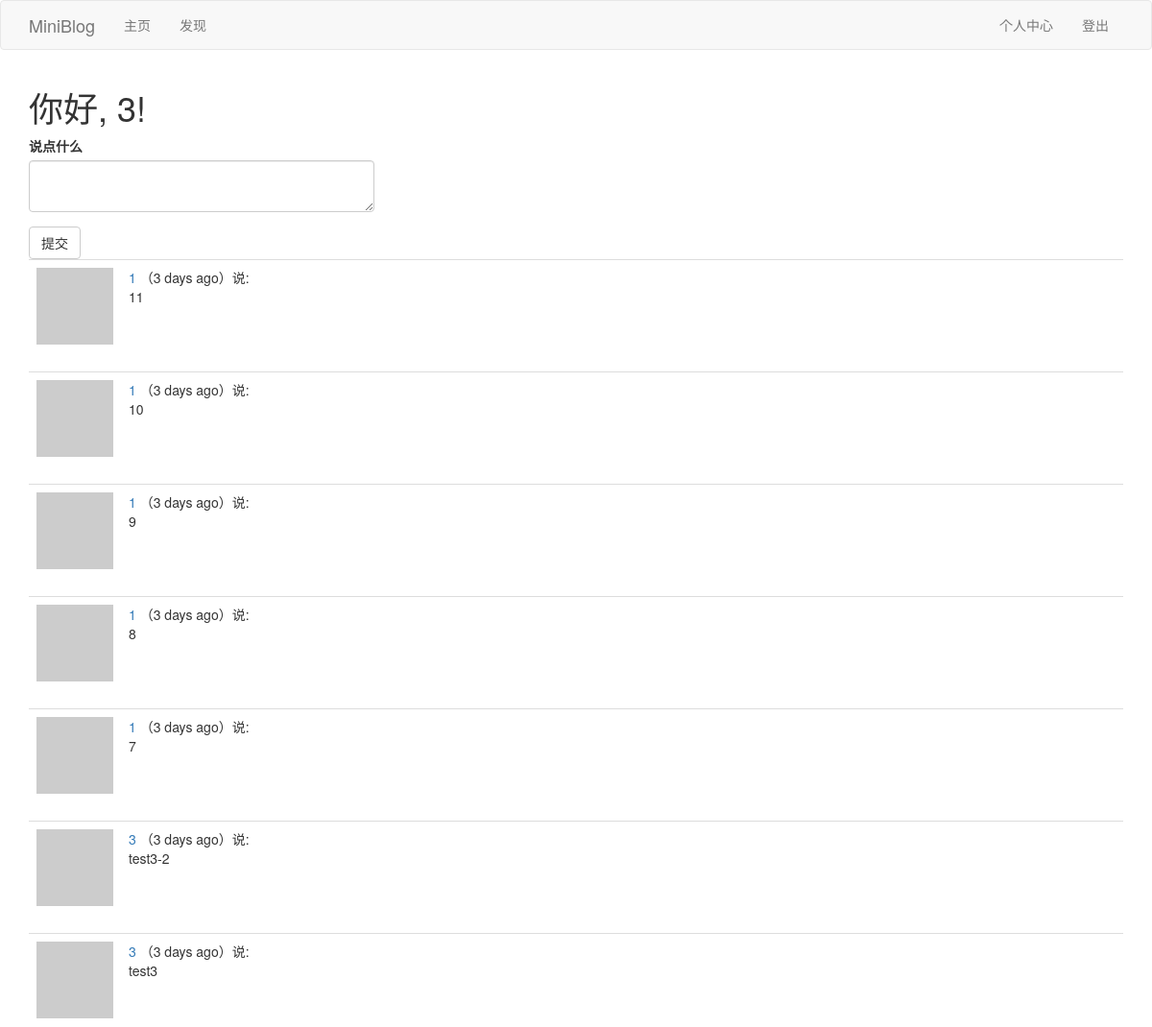
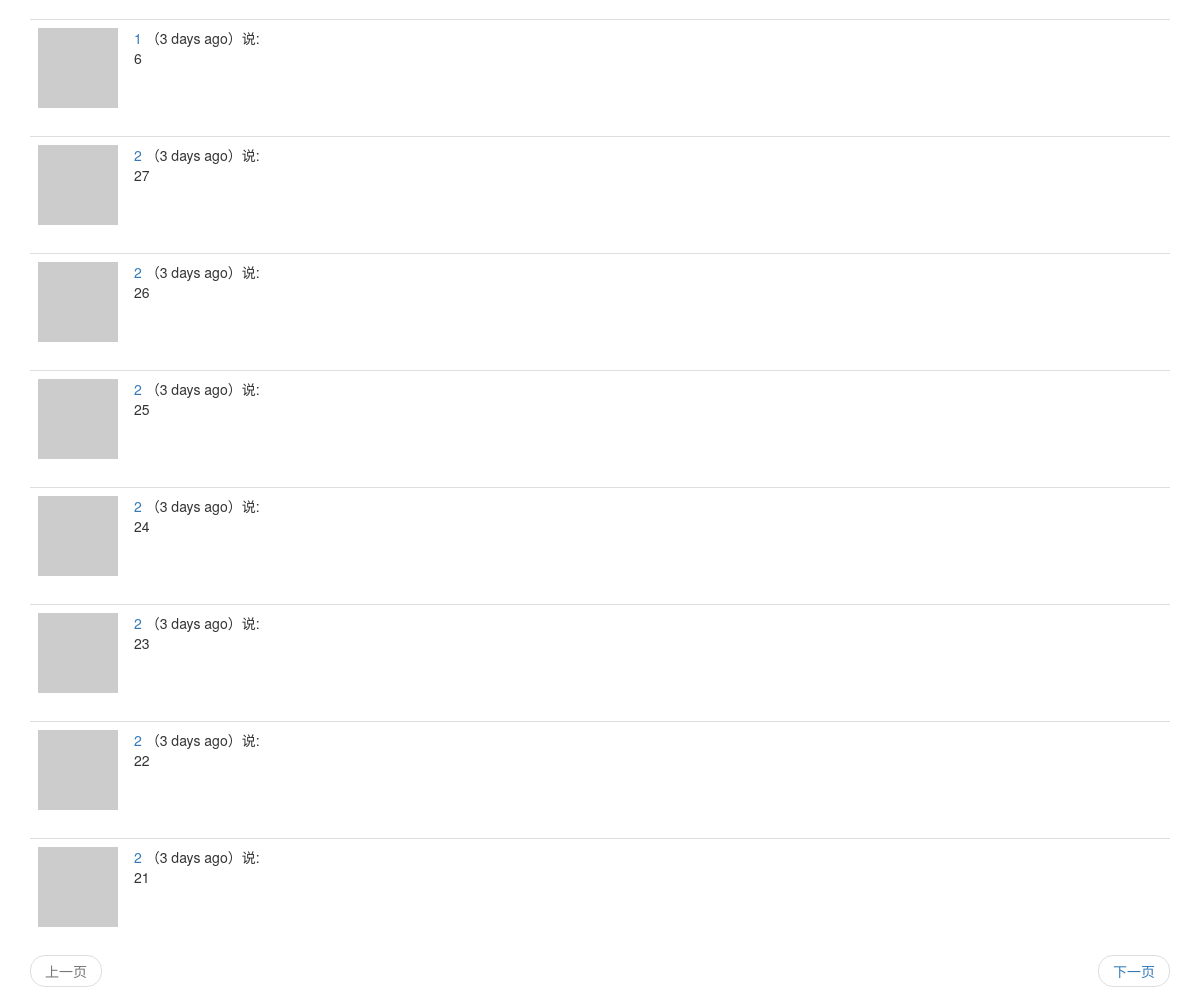
The page /index (signed in) on the database its author committed (2 pictures, top to bottom).
### app/models.py (models this page shows, shortened)
class User(UserMixin,db.Model):
	__tablename__ = 'user'
	id = db.Column(db.Integer,primary_key=True)
	username = db.Column(db.String(64),index=True,unique=True)
	email = db.Column(db.String(64),index=True,unique=True)
	password_hash = db.Column(db.String(128))
	posts = db.relationship('Post',backref='author',lazy='dynamic')
	about_me = db.Column(db.String(140))
	last_seen = db.Column(db.DateTime,default=datetime.utcnow)
	def __repr__(self):
		return '<User {}'.format(self.username)
	__str__ = __repr__
	def avatar(self,size):
		digest = md5(self.email.lower().encode('utf-8')).hexdigest()
		return r'https://www.gravatar.com/avatar/{}?d=identicon&s={}'.format(digest,size)
	followed = db.relationship("User",secondary=followers,
		primaryjoin=(followers.c.follower_id == id),
		secondaryjoin=(followers.c.followed_id == id),
		backref=db.backref('followers',lazy='dynamic'),lazy='dynamic'
		)
	def followed_posts(self):
		followed = Post.query.join(
			followers,(followers.c.followed_id == Post.user_id)).filter(
				followers.c.follower_id == self.id)
		own = Post.query.filter_by(user_id=self.id)
		return followed.union(own).order_by(Post.timestamp.desc())

class Post(db.Model):
    id = db.Column(db.Integer, primary_key=True)
    body = db.Column(db.String(140))
    timestamp = db.Column(db.DateTime, index=True, default=datetime.utcnow)
    user_id = db.Column(db.Integer, db.ForeignKey('user.id'))

### app/views.py (the view)
@app.route('/',methods=['GET', 'POST'])
@app.route('/index',methods=['GET', 'POST'])
@login_required
def index():
	form = PostForm()
	if form.validate_on_submit():
		post = Post(body=form.post.data,author=current_user)
		db.session.add(post)
		db.session.commit()
		flash(_("发布成功！"))
		return redirect(url_for('index'))
	page = request.args.get('page',1,type=int)
	posts = current_user.followed_posts().paginate(
		page,app.config['POSTS_PER_PAGE'],False)
	next_url = url_for('index',page=posts.next_num) if posts.has_next else None
	prev_url = url_for('index',page=posts.prev_num) if posts.has_prev else None
	return render_template('index.html', posts=posts.items,form=form,next_url=next_url,prev_url=prev_url)

### app/forms.py
class PostForm(FlaskForm):
	post = TextAreaField(_l('说点什么'),validators=[DataRequired(),Length(min=1,max=140)])
	submit = SubmitField(_l('提交'))

### app/models.py (called while the page is built)
@login.user_loader
def load_user(id):
	return User.query.get(int(id))

### app/views.py (called while the page is built)
@app.before_request
def before_request():
	if current_user.is_authenticated:
		current_user.last_seen = datetime.utcnow()
		db.session.commit()

### app/templates/index.html
{% extends "base.html" %}
{% import 'bootstrap/wtf.html' as wtf %}
{% block app_content %}
    <h1>{{_("你好")}}, {{ current_user.username }}!</h1>
    {% if form %}
        <div class="row">
            <div class="col-md-4">
                {{ wtf.quick_form(form) }}
            </div>
        </div>
    {% endif %}
    {% for post in posts %}
        {% include "_post.html" %}
    {% endfor %}
    {% include "_pagination.html" %}
{% endblock %}

### app/templates/_post.html
    <table class="table table-hover">
        <tr>
            <td width="70px">
                <a href="{{ url_for('user', username=post.author.username) }}">
                    <img src="{{ post.author.avatar(70) }}" />
                </a>
            </td>
            <td>
                <a href="{{ url_for('user', username=post.author.username) }}">
                    {{ post.author.username }}
                </a>
                （{{ moment(post.timestamp).fromNow() }}）{{_('说')}}:
                <br>
                {{ post.body }}
            </td>
        </tr>
    </table>

### rows shown on the page
User: username "3"
Post: author.username "1", timestamp "3 days ago", body "11"
Post: author.username "1", timestamp "3 days ago", body "10"
Post: author.username "1", timestamp "3 days ago", body "9"
Post: author.username "1", timestamp "3 days ago", body "8"
Post: author.username "1", timestamp "3 days ago", body "7"
Post: author.username "3", timestamp "3 days ago", body "test3-2"
Post: author.username "3", timestamp "3 days ago", body "test3"
Post: author.username "1", timestamp "3 days ago", body "6"
Post: author.username "2", timestamp "3 days ago", body "27"
Post: author.username "2", timestamp "3 days ago", body "26"
Post: author.username "2", timestamp "3 days ago", body "25"
Post: author.username "2", timestamp "3 days ago", body "24"
Post: author.username "2", timestamp "3 days ago", body "23"
Post: author.username "2", timestamp "3 days ago", body "22"
Post: author.username "2", timestamp "3 days ago", body "21"
